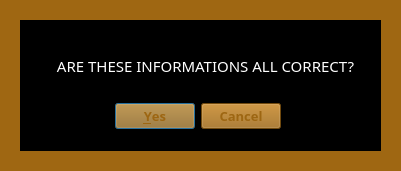
<?xml version="1.0" encoding="UTF-8"?>
<ui version="4.0">
 <class>Dialog</class>
 <widget class="QDialog" name="Dialog">
  <property name="geometry">
   <rect>
    <x>0</x>
    <y>0</y>
    <width>401</width>
    <height>171</height>
   </rect>
  </property>
  <property name="windowTitle">
   <string>Dialog</string>
  </property>
  <widget class="QDialogButtonBox" name="buttonBox">
   <property name="geometry">
    <rect>
     <x>-60</x>
     <y>100</y>
     <width>341</width>
     <height>32</height>
    </rect>
   </property>
   <property name="palette">
    <palette>
     <active>
      <colorrole role="WindowText">
       <brush brushstyle="SolidPattern">
        <color alpha="255">
         <red>0</red>
         <green>0</green>
         <blue>0</blue>
        </color>
       </brush>
      </colorrole>
      <colorrole role="Button">
       <brush brushstyle="SolidPattern">
        <color alpha="255">
         <red>157</red>
         <green>102</green>
         <blue>18</blue>
        </color>
       </brush>
      </colorrole>
      <colorrole role="Light">
       <brush brushstyle="SolidPattern">
        <color alpha="255">
         <red>236</red>
         <green>153</green>
         <blue>27</blue>
        </color>
       </brush>
      </colorrole>
      <colorrole role="Midlight">
       <brush brushstyle="SolidPattern">
        <color alpha="255">
         <red>196</red>
         <green>127</green>
         <blue>22</blue>
        </color>
       </brush>
      </colorrole>
      <colorrole role="Dark">
       <brush brushstyle="SolidPattern">
        <color alpha="255">
         <red>78</red>
         <green>51</green>
         <blue>9</blue>
        </color>
       </brush>
      </colorrole>
      <colorrole role="Mid">
       <brush brushstyle="SolidPattern">
        <color alpha="255">
         <red>105</red>
         <green>68</green>
         <blue>12</blue>
        </color>
       </brush>
      </colorrole>
      <colorrole role="Text">
       <brush brushstyle="SolidPattern">
        <color alpha="255">
         <red>0</red>
         <green>0</green>
         <blue>0</blue>
        </color>
       </brush>
      </colorrole>
      <colorrole role="BrightText">
       <brush brushstyle="SolidPattern">
        <color alpha="255">
         <red>255</red>
         <green>255</green>
         <blue>255</blue>
        </color>
       </brush>
      </colorrole>
      <colorrole role="ButtonText">
       <brush brushstyle="SolidPattern">
        <color alpha="255">
         <red>157</red>
         <green>102</green>
         <blue>18</blue>
        </color>
       </brush>
      </colorrole>
      <colorrole role="Base">
       <brush brushstyle="SolidPattern">
        <color alpha="255">
         <red>255</red>
         <green>255</green>
         <blue>255</blue>
        </color>
       </brush>
      </colorrole>
      <colorrole role="Window">
       <brush brushstyle="SolidPattern">
        <color alpha="255">
         <red>157</red>
         <green>102</green>
         <blue>18</blue>
        </color>
       </brush>
      </colorrole>
      <colorrole role="Shadow">
       <brush brushstyle="SolidPattern">
        <color alpha="255">
         <red>0</red>
         <green>0</green>
         <blue>0</blue>
        </color>
       </brush>
      </colorrole>
      <colorrole role="AlternateBase">
       <brush brushstyle="SolidPattern">
        <color alpha="255">
         <red>206</red>
         <green>178</green>
         <blue>136</blue>
        </color>
       </brush>
      </colorrole>
      <colorrole role="ToolTipBase">
       <brush brushstyle="SolidPattern">
        <color alpha="255">
         <red>255</red>
         <green>255</green>
         <blue>220</blue>
        </color>
       </brush>
      </colorrole>
      <colorrole role="ToolTipText">
       <brush brushstyle="SolidPattern">
        <color alpha="255">
         <red>0</red>
         <green>0</green>
         <blue>0</blue>
        </color>
       </brush>
      </colorrole>
     </active>
     <inactive>
      <colorrole role="WindowText">
       <brush brushstyle="SolidPattern">
        <color alpha="255">
         <red>0</red>
         <green>0</green>
         <blue>0</blue>
        </color>
       </brush>
      </colorrole>
      <colorrole role="Button">
       <brush brushstyle="SolidPattern">
        <color alpha="255">
         <red>157</red>
         <green>102</green>
         <blue>18</blue>
        </color>
       </brush>
      </colorrole>
      <colorrole role="Light">
       <brush brushstyle="SolidPattern">
        <color alpha="255">
         <red>236</red>
         <green>153</green>
         <blue>27</blue>
        </color>
       </brush>
      </colorrole>
      <colorrole role="Midlight">
       <brush brushstyle="SolidPattern">
        <color alpha="255">
         <red>196</red>
         <green>127</green>
         <blue>22</blue>
        </color>
       </brush>
      </colorrole>
      <colorrole role="Dark">
       <brush brushstyle="SolidPattern">
        <color alpha="255">
         <red>78</red>
         <green>51</green>
         <blue>9</blue>
        </color>
       </brush>
      </colorrole>
      <colorrole role="Mid">
       <brush brushstyle="SolidPattern">
        <color alpha="255">
         <red>105</red>
         <green>68</green>
         <blue>12</blue>
        </color>
       </brush>
      </colorrole>
      <colorrole role="Text">
       <brush brushstyle="SolidPattern">
        <color alpha="255">
         <red>0</red>
         <green>0</green>
         <blue>0</blue>
        </color>
       </brush>
      </colorrole>
      <colorrole role="BrightText">
       <brush brushstyle="SolidPattern">
        <color alpha="255">
         <red>255</red>
         <green>255</green>
         <blue>255</blue>
        </color>
       </brush>
      </colorrole>
      <colorrole role="ButtonText">
       <brush brushstyle="SolidPattern">
        <color alpha="255">
         <red>157</red>
         <green>102</green>
         <blue>18</blue>
        </color>
       </brush>
      </colorrole>
      <colorrole role="Base">
       <brush brushstyle="SolidPattern">
        <color alpha="255">
         <red>255</red>
         <green>255</green>
         <blue>255</blue>
        </color>
       </brush>
      </colorrole>
      <colorrole role="Window">
       <brush brushstyle="SolidPattern">
        <color alpha="255">
         <red>157</red>
         <green>102</green>
         <blue>18</blue>
        </color>
       </brush>
      </colorrole>
      <colorrole role="Shadow">
       <brush brushstyle="SolidPattern">
        <color alpha="255">
         <red>0</red>
         <green>0</green>
         <blue>0</blue>
        </color>
       </brush>
      </colorrole>
      <colorrole role="AlternateBase">
       <brush brushstyle="SolidPattern">
        <color alpha="255">
         <red>206</red>
         <green>178</green>
         <blue>136</blue>
        </color>
       </brush>
      </colorrole>
      <colorrole role="ToolTipBase">
       <brush brushstyle="SolidPattern">
        <color alpha="255">
         <red>255</red>
         <green>255</green>
         <blue>220</blue>
        </color>
       </brush>
      </colorrole>
      <colorrole role="ToolTipText">
       <brush brushstyle="SolidPattern">
        <color alpha="255">
         <red>0</red>
         <green>0</green>
         <blue>0</blue>
        </color>
       </brush>
      </colorrole>
     </inactive>
     <disabled>
      <colorrole role="WindowText">
       <brush brushstyle="SolidPattern">
        <color alpha="255">
         <red>78</red>
         <green>51</green>
         <blue>9</blue>
        </color>
       </brush>
      </colorrole>
      <colorrole role="Button">
       <brush brushstyle="SolidPattern">
        <color alpha="255">
         <red>157</red>
         <green>102</green>
         <blue>18</blue>
        </color>
       </brush>
      </colorrole>
      <colorrole role="Light">
       <brush brushstyle="SolidPattern">
        <color alpha="255">
         <red>236</red>
         <green>153</green>
         <blue>27</blue>
        </color>
       </brush>
      </colorrole>
      <colorrole role="Midlight">
       <brush brushstyle="SolidPattern">
        <color alpha="255">
         <red>196</red>
         <green>127</green>
         <blue>22</blue>
        </color>
       </brush>
      </colorrole>
      <colorrole role="Dark">
       <brush brushstyle="SolidPattern">
        <color alpha="255">
         <red>78</red>
         <green>51</green>
         <blue>9</blue>
        </color>
       </brush>
      </colorrole>
      <colorrole role="Mid">
       <brush brushstyle="SolidPattern">
        <color alpha="255">
         <red>105</red>
         <green>68</green>
         <blue>12</blue>
        </color>
       </brush>
      </colorrole>
      <colorrole role="Text">
       <brush brushstyle="SolidPattern">
        <color alpha="255">
         <red>78</red>
         <green>51</green>
         <blue>9</blue>
        </color>
       </brush>
      </colorrole>
      <colorrole role="BrightText">
       <brush brushstyle="SolidPattern">
        <color alpha="255">
         <red>255</red>
         <green>255</green>
         <blue>255</blue>
        </color>
       </brush>
      </colorrole>
      <colorrole role="ButtonText">
       <brush brushstyle="SolidPattern">
        <color alpha="255">
         <red>78</red>
         <green>51</green>
         <blue>9</blue>
        </color>
       </brush>
      </colorrole>
      <colorrole role="Base">
       <brush brushstyle="SolidPattern">
        <color alpha="255">
         <red>157</red>
         <green>102</green>
         <blue>18</blue>
        </color>
       </brush>
      </colorrole>
      <colorrole role="Window">
       <brush brushstyle="SolidPattern">
        <color alpha="255">
         <red>157</red>
         <green>102</green>
         <blue>18</blue>
        </color>
       </brush>
      </colorrole>
      <colorrole role="Shadow">
       <brush brushstyle="SolidPattern">
        <color alpha="255">
         <red>0</red>
         <green>0</green>
         <blue>0</blue>
        </color>
       </brush>
      </colorrole>
      <colorrole role="AlternateBase">
       <brush brushstyle="SolidPattern">
        <color alpha="255">
         <red>157</red>
         <green>102</green>
         <blue>18</blue>
        </color>
       </brush>
      </colorrole>
      <colorrole role="ToolTipBase">
       <brush brushstyle="SolidPattern">
        <color alpha="255">
         <red>255</red>
         <green>255</green>
         <blue>220</blue>
        </color>
       </brush>
      </colorrole>
      <colorrole role="ToolTipText">
       <brush brushstyle="SolidPattern">
        <color alpha="255">
         <red>0</red>
         <green>0</green>
         <blue>0</blue>
        </color>
       </brush>
      </colorrole>
     </disabled>
    </palette>
   </property>
   <property name="font">
    <font>
     <family>Century Gothic</family>
     <pointsize>10</pointsize>
     <weight>75</weight>
     <bold>true</bold>
    </font>
   </property>
   <property name="orientation">
    <enum>Qt::Horizontal</enum>
   </property>
   <property name="standardButtons">
    <set>QDialogButtonBox::Cancel|QDialogButtonBox::Yes</set>
   </property>
  </widget>
  <widget class="QLabel" name="label_4">
   <property name="geometry">
    <rect>
     <x>40</x>
     <y>30</y>
     <width>331</width>
     <height>71</height>
    </rect>
   </property>
   <property name="palette">
    <palette>
     <active>
      <colorrole role="WindowText">
       <brush brushstyle="SolidPattern">
        <color alpha="255">
         <red>255</red>
         <green>255</green>
         <blue>255</blue>
        </color>
       </brush>
      </colorrole>
      <colorrole role="Button">
       <brush brushstyle="SolidPattern">
        <color alpha="255">
         <red>255</red>
         <green>255</green>
         <blue>127</blue>
        </color>
       </brush>
      </colorrole>
      <colorrole role="Light">
       <brush brushstyle="SolidPattern">
        <color alpha="255">
         <red>255</red>
         <green>255</green>
         <blue>255</blue>
        </color>
       </brush>
      </colorrole>
      <colorrole role="Midlight">
       <brush brushstyle="SolidPattern">
        <color alpha="255">
         <red>255</red>
         <green>255</green>
         <blue>191</blue>
        </color>
       </brush>
      </colorrole>
      <colorrole role="Dark">
       <brush brushstyle="SolidPattern">
        <color alpha="255">
         <red>127</red>
         <green>127</green>
         <blue>63</blue>
        </color>
       </brush>
      </colorrole>
      <colorrole role="Mid">
       <brush brushstyle="SolidPattern">
        <color alpha="255">
         <red>170</red>
         <green>170</green>
         <blue>84</blue>
        </color>
       </brush>
      </colorrole>
      <colorrole role="Text">
       <brush brushstyle="SolidPattern">
        <color alpha="255">
         <red>0</red>
         <green>0</green>
         <blue>0</blue>
        </color>
       </brush>
      </colorrole>
      <colorrole role="BrightText">
       <brush brushstyle="SolidPattern">
        <color alpha="255">
         <red>255</red>
         <green>255</green>
         <blue>255</blue>
        </color>
       </brush>
      </colorrole>
      <colorrole role="ButtonText">
       <brush brushstyle="SolidPattern">
        <color alpha="255">
         <red>0</red>
         <green>0</green>
         <blue>0</blue>
        </color>
       </brush>
      </colorrole>
      <colorrole role="Base">
       <brush brushstyle="SolidPattern">
        <color alpha="255">
         <red>255</red>
         <green>255</green>
         <blue>255</blue>
        </color>
       </brush>
      </colorrole>
      <colorrole role="Window">
       <brush brushstyle="SolidPattern">
        <color alpha="255">
         <red>255</red>
         <green>255</green>
         <blue>127</blue>
        </color>
       </brush>
      </colorrole>
      <colorrole role="Shadow">
       <brush brushstyle="SolidPattern">
        <color alpha="255">
         <red>0</red>
         <green>0</green>
         <blue>0</blue>
        </color>
       </brush>
      </colorrole>
      <colorrole role="AlternateBase">
       <brush brushstyle="SolidPattern">
        <color alpha="255">
         <red>255</red>
         <green>255</green>
         <blue>191</blue>
        </color>
       </brush>
      </colorrole>
      <colorrole role="ToolTipBase">
       <brush brushstyle="SolidPattern">
        <color alpha="255">
         <red>255</red>
         <green>255</green>
         <blue>220</blue>
        </color>
       </brush>
      </colorrole>
      <colorrole role="ToolTipText">
       <brush brushstyle="SolidPattern">
        <color alpha="255">
         <red>0</red>
         <green>0</green>
         <blue>0</blue>
        </color>
       </brush>
      </colorrole>
     </active>
     <inactive>
      <colorrole role="WindowText">
       <brush brushstyle="SolidPattern">
        <color alpha="255">
         <red>255</red>
         <green>255</green>
         <blue>255</blue>
        </color>
       </brush>
      </colorrole>
      <colorrole role="Button">
       <brush brushstyle="SolidPattern">
        <color alpha="255">
         <red>255</red>
         <green>255</green>
         <blue>127</blue>
        </color>
       </brush>
      </colorrole>
      <colorrole role="Light">
       <brush brushstyle="SolidPattern">
        <color alpha="255">
         <red>255</red>
         <green>255</green>
         <blue>255</blue>
        </color>
       </brush>
      </colorrole>
      <colorrole role="Midlight">
       <brush brushstyle="SolidPattern">
        <color alpha="255">
         <red>255</red>
         <green>255</green>
         <blue>191</blue>
        </color>
       </brush>
      </colorrole>
      <colorrole role="Dark">
       <brush brushstyle="SolidPattern">
        <color alpha="255">
         <red>127</red>
         <green>127</green>
         <blue>63</blue>
        </color>
       </brush>
      </colorrole>
      <colorrole role="Mid">
       <brush brushstyle="SolidPattern">
        <color alpha="255">
         <red>170</red>
         <green>170</green>
         <blue>84</blue>
        </color>
       </brush>
      </colorrole>
      <colorrole role="Text">
       <brush brushstyle="SolidPattern">
        <color alpha="255">
         <red>0</red>
         <green>0</green>
         <blue>0</blue>
        </color>
       </brush>
      </colorrole>
      <colorrole role="BrightText">
       <brush brushstyle="SolidPattern">
        <color alpha="255">
         <red>255</red>
         <green>255</green>
         <blue>255</blue>
        </color>
       </brush>
      </colorrole>
      <colorrole role="ButtonText">
       <brush brushstyle="SolidPattern">
        <color alpha="255">
         <red>0</red>
         <green>0</green>
         <blue>0</blue>
        </color>
       </brush>
      </colorrole>
      <colorrole role="Base">
       <brush brushstyle="SolidPattern">
        <color alpha="255">
         <red>255</red>
         <green>255</green>
         <blue>255</blue>
        </color>
       </brush>
      </colorrole>
      <colorrole role="Window">
       <brush brushstyle="SolidPattern">
        <color alpha="255">
         <red>255</red>
         <green>255</green>
         <blue>127</blue>
        </color>
       </brush>
      </colorrole>
      <colorrole role="Shadow">
       <brush brushstyle="SolidPattern">
        <color alpha="255">
         <red>0</red>
         <green>0</green>
         <blue>0</blue>
        </color>
       </brush>
      </colorrole>
      <colorrole role="AlternateBase">
       <brush brushstyle="SolidPattern">
        <color alpha="255">
         <red>255</red>
         <green>255</green>
         <blue>191</blue>
        </color>
       </brush>
      </colorrole>
      <colorrole role="ToolTipBase">
       <brush brushstyle="SolidPattern">
        <color alpha="255">
         <red>255</red>
         <green>255</green>
         <blue>220</blue>
        </color>
       </brush>
      </colorrole>
      <colorrole role="ToolTipText">
       <brush brushstyle="SolidPattern">
        <color alpha="255">
         <red>0</red>
         <green>0</green>
         <blue>0</blue>
        </color>
       </brush>
      </colorrole>
     </inactive>
     <disabled>
      <colorrole role="WindowText">
       <brush brushstyle="SolidPattern">
        <color alpha="255">
         <red>127</red>
         <green>127</green>
         <blue>63</blue>
        </color>
       </brush>
      </colorrole>
      <colorrole role="Button">
       <brush brushstyle="SolidPattern">
        <color alpha="255">
         <red>255</red>
         <green>255</green>
         <blue>127</blue>
        </color>
       </brush>
      </colorrole>
      <colorrole role="Light">
       <brush brushstyle="SolidPattern">
        <color alpha="255">
         <red>255</red>
         <green>255</green>
         <blue>255</blue>
        </color>
       </brush>
      </colorrole>
      <colorrole role="Midlight">
       <brush brushstyle="SolidPattern">
        <color alpha="255">
         <red>255</red>
         <green>255</green>
         <blue>191</blue>
        </color>
       </brush>
      </colorrole>
      <colorrole role="Dark">
       <brush brushstyle="SolidPattern">
        <color alpha="255">
         <red>127</red>
         <green>127</green>
         <blue>63</blue>
        </color>
       </brush>
      </colorrole>
      <colorrole role="Mid">
       <brush brushstyle="SolidPattern">
        <color alpha="255">
         <red>170</red>
         <green>170</green>
         <blue>84</blue>
        </color>
       </brush>
      </colorrole>
      <colorrole role="Text">
       <brush brushstyle="SolidPattern">
        <color alpha="255">
         <red>127</red>
         <green>127</green>
         <blue>63</blue>
        </color>
       </brush>
      </colorrole>
      <colorrole role="BrightText">
       <brush brushstyle="SolidPattern">
        <color alpha="255">
         <red>255</red>
         <green>255</green>
         <blue>255</blue>
        </color>
       </brush>
      </colorrole>
      <colorrole role="ButtonText">
       <brush brushstyle="SolidPattern">
        <color alpha="255">
         <red>127</red>
         <green>127</green>
         <blue>63</blue>
        </color>
       </brush>
      </colorrole>
      <colorrole role="Base">
       <brush brushstyle="SolidPattern">
        <color alpha="255">
         <red>255</red>
         <green>255</green>
         <blue>127</blue>
        </color>
       </brush>
      </colorrole>
      <colorrole role="Window">
       <brush brushstyle="SolidPattern">
        <color alpha="255">
         <red>255</red>
         <green>255</green>
         <blue>127</blue>
        </color>
       </brush>
      </colorrole>
      <colorrole role="Shadow">
       <brush brushstyle="SolidPattern">
        <color alpha="255">
         <red>0</red>
         <green>0</green>
         <blue>0</blue>
        </color>
       </brush>
      </colorrole>
      <colorrole role="AlternateBase">
       <brush brushstyle="SolidPattern">
        <color alpha="255">
         <red>255</red>
         <green>255</green>
         <blue>127</blue>
        </color>
       </brush>
      </colorrole>
      <colorrole role="ToolTipBase">
       <brush brushstyle="SolidPattern">
        <color alpha="255">
         <red>255</red>
         <green>255</green>
         <blue>220</blue>
        </color>
       </brush>
      </colorrole>
      <colorrole role="ToolTipText">
       <brush brushstyle="SolidPattern">
        <color alpha="255">
         <red>0</red>
         <green>0</green>
         <blue>0</blue>
        </color>
       </brush>
      </colorrole>
     </disabled>
    </palette>
   </property>
   <property name="font">
    <font>
     <family>Century Gothic</family>
     <pointsize>11</pointsize>
     <weight>50</weight>
     <bold>false</bold>
    </font>
   </property>
   <property name="toolTipDuration">
    <number>-4</number>
   </property>
   <property name="autoFillBackground">
    <bool>false</bool>
   </property>
   <property name="text">
    <string>ARE THESE INFORMATIONS ALL CORRECT?</string>
   </property>
   <property name="alignment">
    <set>Qt::AlignCenter</set>
   </property>
  </widget>
  <widget class="QLabel" name="label">
   <property name="geometry">
    <rect>
     <x>0</x>
     <y>0</y>
     <width>401</width>
     <height>171</height>
    </rect>
   </property>
   <property name="palette">
    <palette>
     <active>
      <colorrole role="Base">
       <brush brushstyle="SolidPattern">
        <color alpha="255">
         <red>255</red>
         <green>255</green>
         <blue>255</blue>
        </color>
       </brush>
      </colorrole>
      <colorrole role="Window">
       <brush brushstyle="SolidPattern">
        <color alpha="255">
         <red>159</red>
         <green>103</green>
         <blue>18</blue>
        </color>
       </brush>
      </colorrole>
     </active>
     <inactive>
      <colorrole role="Base">
       <brush brushstyle="SolidPattern">
        <color alpha="255">
         <red>255</red>
         <green>255</green>
         <blue>255</blue>
        </color>
       </brush>
      </colorrole>
      <colorrole role="Window">
       <brush brushstyle="SolidPattern">
        <color alpha="255">
         <red>159</red>
         <green>103</green>
         <blue>18</blue>
        </color>
       </brush>
      </colorrole>
     </inactive>
     <disabled>
      <colorrole role="Base">
       <brush brushstyle="SolidPattern">
        <color alpha="255">
         <red>159</red>
         <green>103</green>
         <blue>18</blue>
        </color>
       </brush>
      </colorrole>
      <colorrole role="Window">
       <brush brushstyle="SolidPattern">
        <color alpha="255">
         <red>159</red>
         <green>103</green>
         <blue>18</blue>
        </color>
       </brush>
      </colorrole>
     </disabled>
    </palette>
   </property>
   <property name="autoFillBackground">
    <bool>true</bool>
   </property>
   <property name="text">
    <string/>
   </property>
  </widget>
  <widget class="QLabel" name="label_2">
   <property name="geometry">
    <rect>
     <x>20</x>
     <y>20</y>
     <width>361</width>
     <height>131</height>
    </rect>
   </property>
   <property name="palette">
    <palette>
     <active>
      <colorrole role="Base">
       <brush brushstyle="SolidPattern">
        <color alpha="255">
         <red>255</red>
         <green>255</green>
         <blue>255</blue>
        </color>
       </brush>
      </colorrole>
      <colorrole role="Window">
       <brush brushstyle="SolidPattern">
        <color alpha="255">
         <red>0</red>
         <green>0</green>
         <blue>0</blue>
        </color>
       </brush>
      </colorrole>
     </active>
     <inactive>
      <colorrole role="Base">
       <brush brushstyle="SolidPattern">
        <color alpha="255">
         <red>255</red>
         <green>255</green>
         <blue>255</blue>
        </color>
       </brush>
      </colorrole>
      <colorrole role="Window">
       <brush brushstyle="SolidPattern">
        <color alpha="255">
         <red>0</red>
         <green>0</green>
         <blue>0</blue>
        </color>
       </brush>
      </colorrole>
     </inactive>
     <disabled>
      <colorrole role="Base">
       <brush brushstyle="SolidPattern">
        <color alpha="255">
         <red>0</red>
         <green>0</green>
         <blue>0</blue>
        </color>
       </brush>
      </colorrole>
      <colorrole role="Window">
       <brush brushstyle="SolidPattern">
        <color alpha="255">
         <red>0</red>
         <green>0</green>
         <blue>0</blue>
        </color>
       </brush>
      </colorrole>
     </disabled>
    </palette>
   </property>
   <property name="autoFillBackground">
    <bool>true</bool>
   </property>
   <property name="text">
    <string/>
   </property>
  </widget>
  <zorder>label</zorder>
  <zorder>label_2</zorder>
  <zorder>buttonBox</zorder>
  <zorder>label_4</zorder>
 </widget>
 <resources/>
 <connections>
  <connection>
   <sender>buttonBox</sender>
   <signal>accepted()</signal>
   <receiver>Dialog</receiver>
   <slot>accept()</slot>
   <hints>
    <hint type="sourcelabel">
     <x>248</x>
     <y>254</y>
    </hint>
    <hint type="destinationlabel">
     <x>157</x>
     <y>274</y>
    </hint>
   </hints>
  </connection>
  <connection>
   <sender>buttonBox</sender>
   <signal>rejected()</signal>
   <receiver>Dialog</receiver>
   <slot>reject()</slot>
   <hints>
    <hint type="sourcelabel">
     <x>316</x>
     <y>260</y>
    </hint>
    <hint type="destinationlabel">
     <x>286</x>
     <y>274</y>
    </hint>
   </hints>
  </connection>
 </connections>
</ui>
